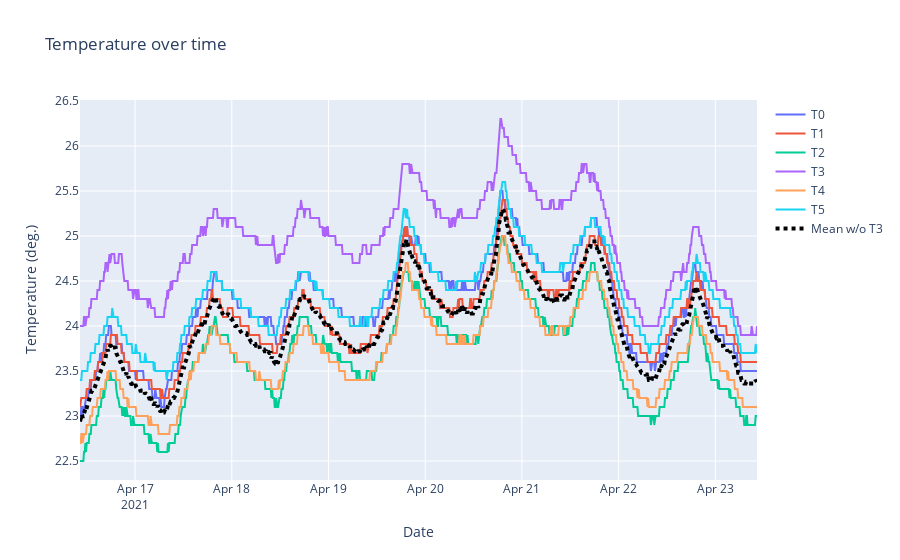

Notebook code cell kept with this figure:
### Code cell
fig = go.Figure()
for key in keys[1:-1]:
    fig.add_trace(go.Scatter(x=df["Time"], y=df[key], mode='lines', name=key))
fig.add_trace(go.Scatter(x=df["Time"], y=df["Mean w/o T3"], name="Mean w/o T3", line=dict(color='black', width=4, dash='dot')))
fig.update_layout(title="Temperature over time", xaxis_title="Date", yaxis_title="Temperature (deg.)")
fig.show()
if not os.path.exists("temperatures"):
    os.mkdir("temperatures")
fig.write_image("temperatures/temperatures.pdf")

### Figure 1 — Plotly figure (JSON) as saved in the notebook; plotly's stock layout.template omitted (floating-point values rounded to 4 significant figures; data arrays with more than 128 entries replaced by an {"elided": "..."} marker saying what was removed)
{"data": [{"mode": "lines", "name": "T0", "type": "scatter", "x": {"elided": "1009 str values"}, "y": {"elided": "1009 float values"}}, {"mode": "lines", "name": "T1", "type": "scatter", "x": {"elided": "1009 str values"}, "y": {"elided": "1009 float values"}}, {"mode": "lines", "name": "T2", "type": "scatter", "x": {"elided": "1009 str values"}, "y": {"elided": "1009 float values"}}, {"mode": "lines", "name": "T3", "type": "scatter", "x": {"elided": "1009 str values"}, "y": {"elided": "1009 float values"}}, {"mode": "lines", "name": "T4", "type": "scatter", "x": {"elided": "1009 str values"}, "y": {"elided": "1009 float values"}}, {"mode": "lines", "name": "T5", "type": "scatter", "x": {"elided": "1009 str values"}, "y": {"elided": "1009 float values"}}, {"line": {"color": "black", "dash": "dot", "width": 4}, "name": "Mean w/o T3", "type": "scatter", "x": {"elided": "1009 str values"}, "y": {"elided": "1009 float values"}}], "layout": {"title": {"text": "Temperature over time"}, "xaxis": {"title": {"text": "Date"}}, "yaxis": {"title": {"text": "Temperature (deg.)"}}}}
